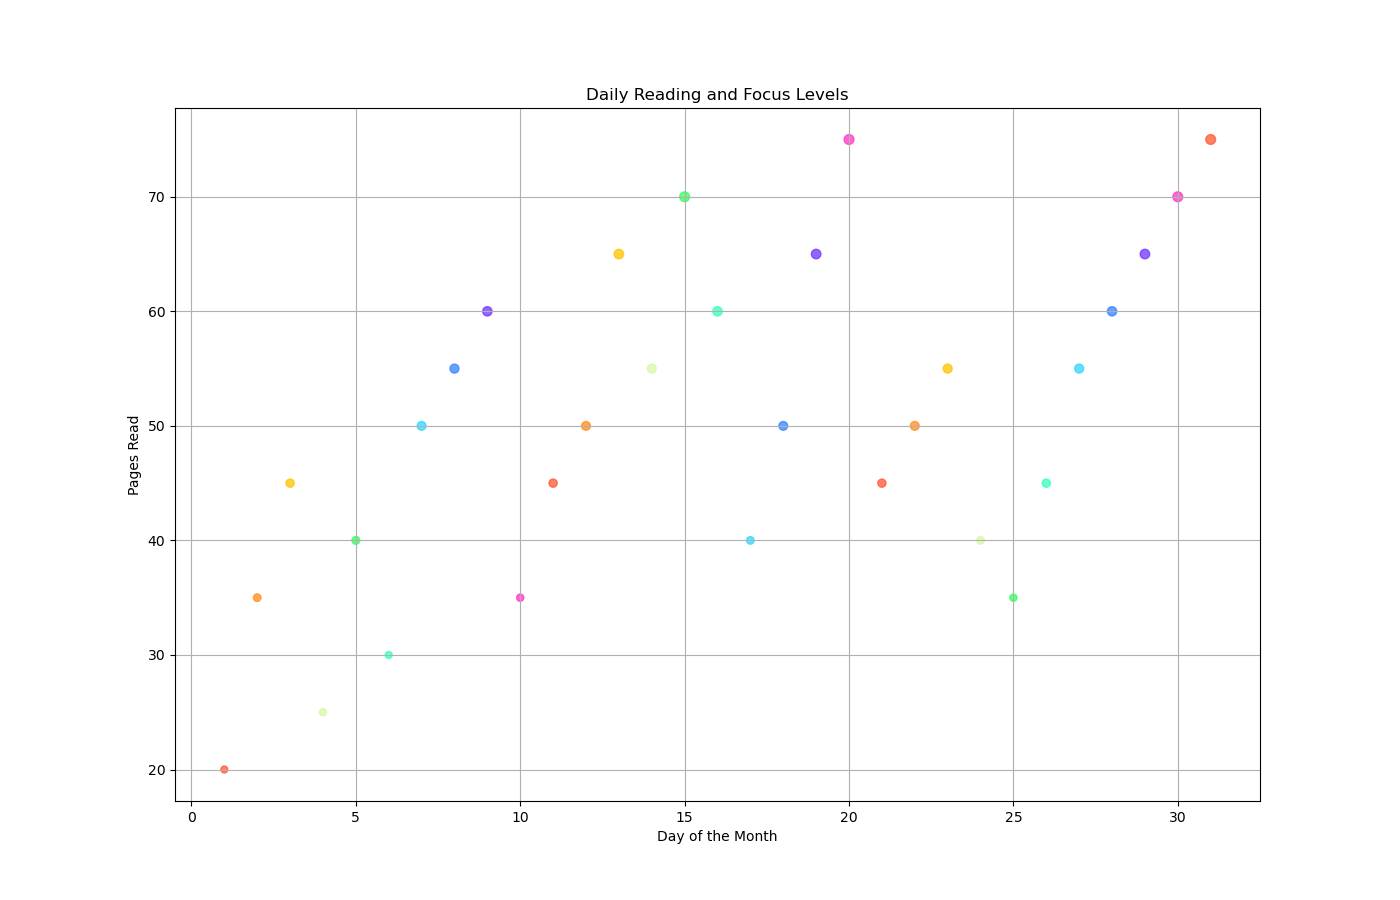

Recreate this plot in Python.

import matplotlib.pyplot as plt

# Data
days = [
    1, 2, 3, 4, 5, 6, 7, 8, 9, 10,
    11, 12, 13, 14, 15, 16, 17, 18, 19, 20,
    21, 22, 23, 24, 25, 26, 27, 28, 29, 30, 31
]
pages_read = [
    20, 35, 45, 25, 40, 30, 50, 55, 60, 35,
    45, 50, 65, 55, 70, 60, 40, 50, 65, 75,
    45, 50, 55, 40, 35, 45, 55, 60, 65, 70, 75
]
focus_level = [
    50, 60, 70, 55, 65, 50, 80, 85, 90, 55,
    70, 80, 95, 85, 100, 90, 60, 80, 95, 100,
    70, 80, 85, 60, 55, 70, 85, 90, 95, 100, 100
]

# Map the focus level to a color
focus_colors = [
    '#FF5733', '#FF8D1A', '#FFC300', '#DAF7A6', '#33FF57', '#33FFBD', '#33D4FF', '#3383FF', '#7033FF', '#FF33C8',
    '#FF5733', '#FF8D1A', '#FFC300', '#DAF7A6', '#33FF57', '#33FFBD', '#33D4FF', '#3383FF', '#7033FF', '#FF33C8',
    '#FF5733', '#FF8D1A', '#FFC300', '#DAF7A6', '#33FF57', '#33FFBD', '#33D4FF', '#3383FF', '#7033FF', '#FF33C8',
    '#FF5733'
]

# Scatter plot
fig, ax = plt.subplots(figsize=(14, 9))
sc = ax.scatter(days, pages_read, s=[f // 2 for f in focus_level], c=focus_colors, alpha=0.75)

# Customizing the axes and title
ax.set_xlabel('Day of the Month')
ax.set_ylabel('Pages Read')
ax.set_title('Daily Reading and Focus Levels')
ax.grid(True)

# Show plot
plt.show()
